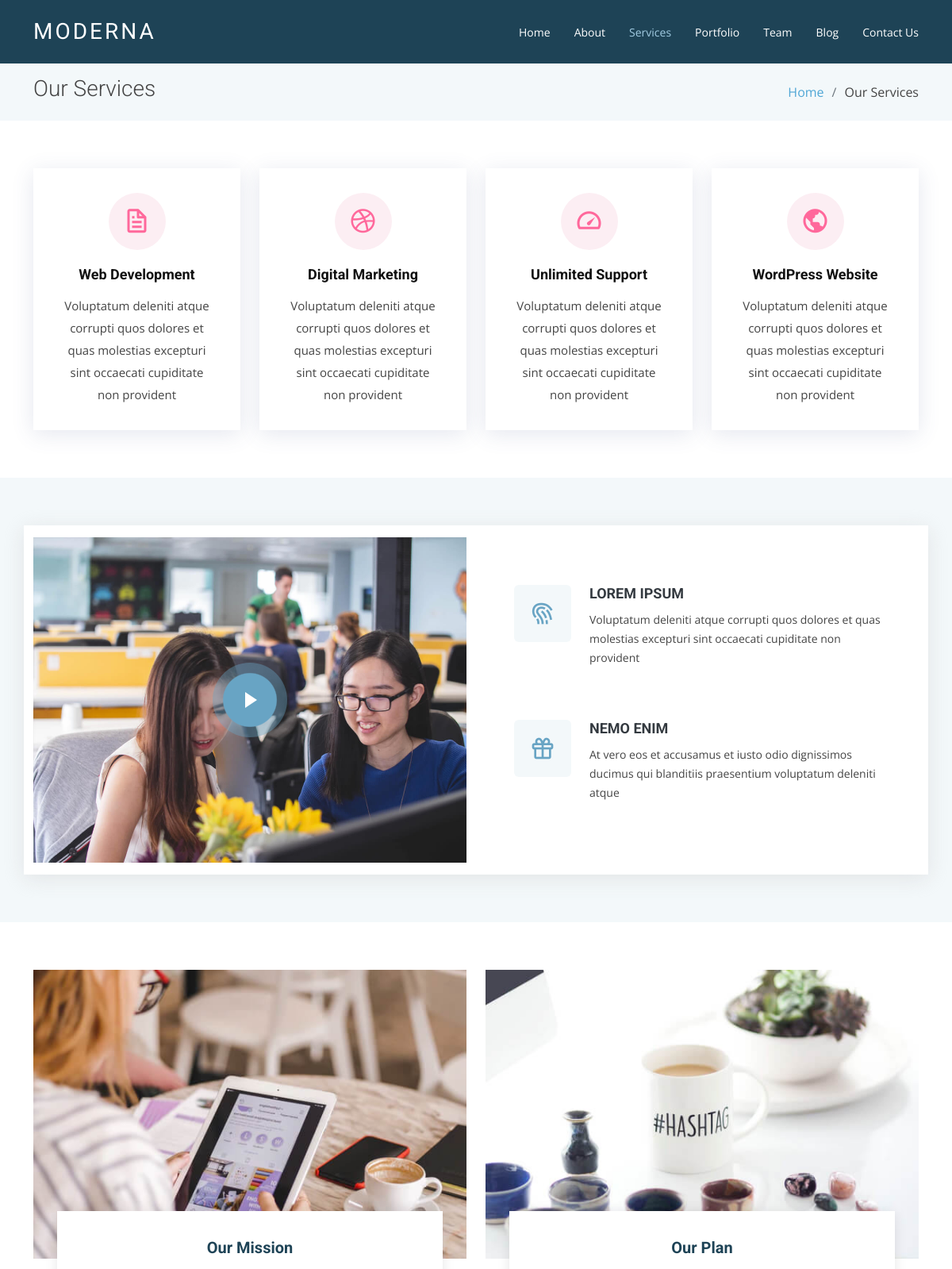
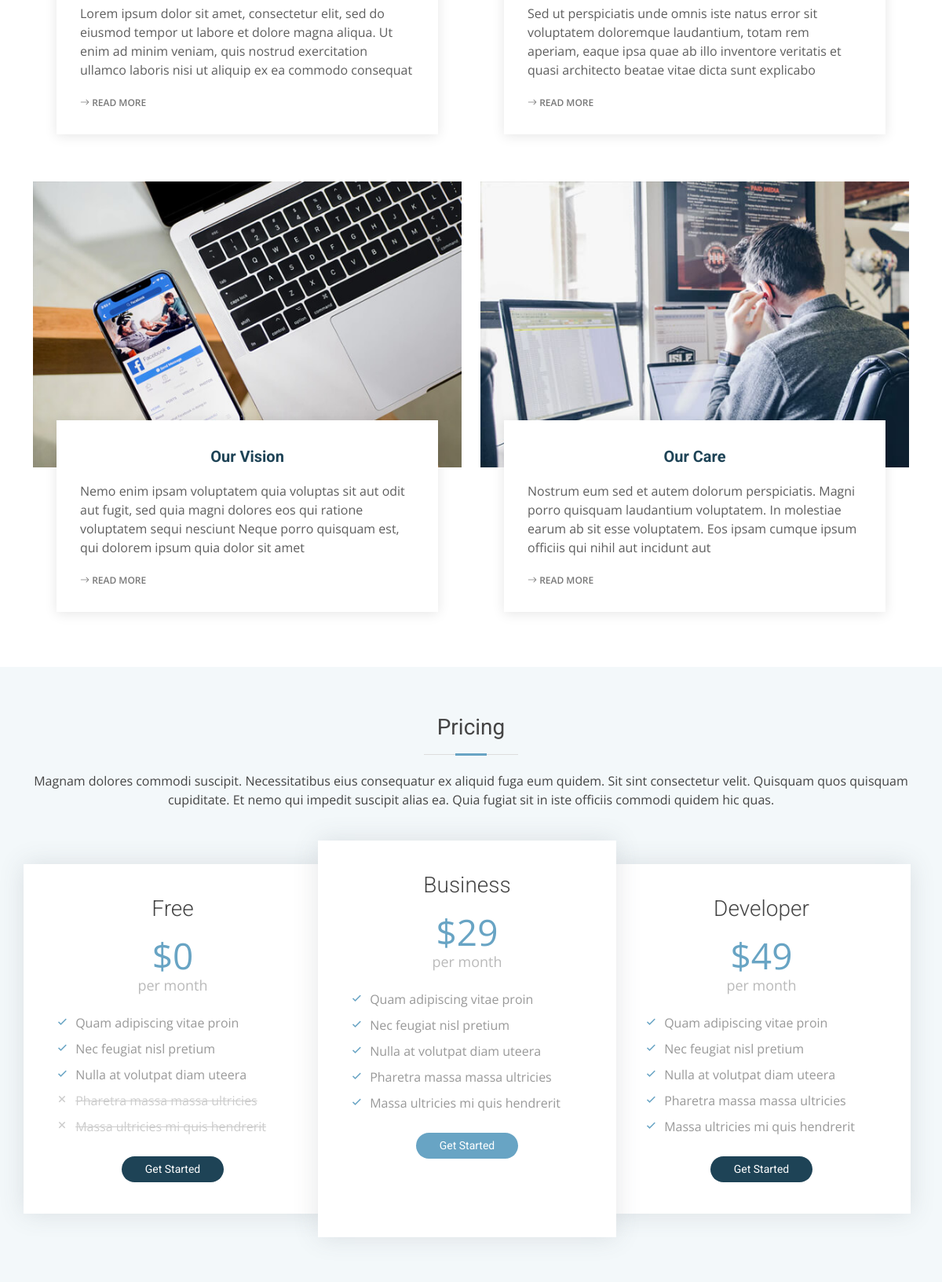
/services.php (upper part), run on the app's committed database (2 pictures, top to bottom).
### tables this page shows
CREATE TABLE `services` (
  `id` int(10) UNSIGNED NOT NULL,
  `title` varchar(255) DEFAULT NULL,
  `description` text DEFAULT NULL,
  `icon` varchar(255) DEFAULT NULL,
  `status` tinyint(11) NOT NULL DEFAULT 1
);

### services.php (the view, shortened to what this page needs)
<?php
  include'mordana/header.php';
  require_once'db.php';
  $select="SELECT * FROM services";
  $services=mysqli_query($db, $select);
?>
  <header id="header" class="fixed-top d-flex align-items-center ">
    <div class="container d-flex justify-content-between align-items-center">
      <div class="logo">
        <h1 class="text-light"><a href="index.php"><span>Moderna</span></a></h1>
      </div>
      <nav id="navbar" class="navbar">
        <ul>
          <li><a class="" href="index.php">Home</a></li>
          <li><a href="about.php">About</a></li>
          <li><a class="active" href="services.php">Services</a></li>
          <li><a href="portfolio.php">Portfolio</a></li>
          <li><a href="team.php">Team</a></li>
          <li><a href="blog.php">Blog</a></li>
          <li><a href="contact.php">Contact Us</a></li>
        </ul>
      </nav>
    </div>
  </header>
  <main id="main">
    <section class="breadcrumbs">
      <div class="container">
        <div class="d-flex justify-content-between align-items-center">
          <h2>Our Services</h2>
          <ol>
            <li><a href="index.php">Home</a></li>
            <li>Our Services</li>
          </ol>
        </div>
      </div>
    </section>
    <section class="services">
      <div class="container">
        <div class="row">
          <?php
            foreach($services as $key => $service){
              ?>
              <div class="col-md-6 col-lg-3 d-flex align-items-stretch" data-aos="fade-up">
                <div class="icon-box icon-box-pink">
                  <div class="icon"><i class="<?php echo$service['icon']?>"></i>
                  </div>
                  <h4 class="title"><a href="#"><?php echo$service['title']?></a></h4>
                  <p class="description"><?php echo$service['description']?></p>
                </div>
              </div>
              <?php
            }
          ?>
        </div>
      </div>
    </section>
    <section class="why-us section-bg" data-aos="fade-up" date-aos-delay="200">
      <div class="container">
        <div class="row">
          <div class="col-lg-6 video-box">
            <img src="assets/img/why-us.jpg" class="img-fluid" alt="">
            <a href="https://www.youtube.com/watch?v=jDDaplaOz7Q" class="venobox play-btn mb-4" data-vbtype="video" data-autoplay="true"></a>
          </div>
          <div class="col-lg-6 d-flex flex-column justify-content-center p-5">
            <div class="icon-box">
              <div class="icon"><i class="bx bx-fingerprint"></i></div>
              <h4 class="title"><a href="">Lorem Ipsum</a></h4>
              <p class="description">Voluptatum deleniti atque corrupti quos dolores et quas molestias excepturi sint occaecati cupiditate non provident</p>
            </div>
            <div class="icon-box">
              <div class="icon"><i class="bx bx-gift"></i></div>
              <h4 class="title"><a href="">Nemo Enim</a></h4>
              <p class="description">At vero eos et accusamus et iusto odio dignissimos ducimus qui blanditiis praesentium voluptatum deleniti atque</p>
            </div>
          </div>
        </div>
      </div>
    </section>
    <section class="service-details">
      <div class="container">
        <div class="row">
          <div class="col-md-6 d-flex align-items-stretch" data-aos="fade-up">
            <div class="card">
              <div class="card-img">
                <img src="assets/img/service-details-1.jpg" alt="...">
              </div>
              <div class="card-body">
                <h5 class="card-title"><a href="#">Our Mission</a></h5>
                <p class="card-text">Lorem ipsum dolor sit amet, consectetur elit, sed do eiusmod tempor ut labore et dolore magna aliqua. Ut enim ad minim veniam, quis nostrud exercitation ullamco laboris nisi ut aliquip ex ea commodo consequat</p>
                <div class="read-more"><a href="#"><i class="bi bi-arrow-right"></i> Read More</a></div>
              </div>
            </div>
          </div>
          <div class="col-md-6 d-flex align-items-stretch" data-aos="fade-up">
            <div class="card">
              <div class="card-img">
                <img src="assets/img/service-details-2.jpg" alt="...">
              </div>
              <div class="card-body">
                <h5 class="card-title"><a href="#">Our Plan</a></h5>
                <p class="card-text">Sed ut perspiciatis unde omnis iste natus error sit voluptatem doloremque laudantium, totam rem aperiam, eaque ipsa quae ab illo inventore veritatis et quasi architecto beatae vitae dicta sunt explicabo</p>
                <div class="read-more"><a href="#"><i class="bi bi-arrow-right"></i> Read More</a></div>
              </div>
            </div>
          </div>
          <div class="col-md-6 d-flex align-items-stretch" data-aos="fade-up">
            <div class="card">
              <div class="card-img">
                <img src="assets/img/service-details-3.jpg" alt="...">
              </div>
              <div class="card-body">
                <h5 class="card-title"><a href="#">Our Vision</a></h5>
                <p class="card-text">Nemo enim ipsam voluptatem quia voluptas sit aut odit aut fugit, sed quia magni dolores eos qui ratione voluptatem sequi nesciunt Neque porro quisquam est, qui dolorem ipsum quia dolor sit amet</p>
                <div class="read-more"><a href="#"><i class="bi bi-arrow-right"></i> Read More</a></div>
              </div>
            </div>
          </div>
          <div class="col-md-6 d-flex align-items-stretch" data-aos="fade-up">
            <div class="card">
              <div class="card-img">
                <img src="assets/img/service-details-4.jpg" alt="...">
              </div>
              <div class="card-body">
                <h5 class="card-title"><a href="#">Our Care</a></h5>
                <p class="card-text">Nostrum eum sed et autem dolorum perspiciatis. Magni porro quisquam laudantium voluptatem. In molestiae earum ab sit esse voluptatem. Eos ipsam cumque ipsum officiis qui nihil aut incidunt aut</p>
                <div class="read-more"><a href="#"><i class="bi bi-arrow-right"></i> Read More</a></div>
              </div>
            </div>
          </div>
        </div>
      </div>
    </section>
    <section class="pricing section-bg" data-aos="fade-up">
      <div class="container">
        <div class="section-title">
          <h2>Pricing</h2>
          <p>Magnam dolores commodi suscipit. Necessitatibus eius consequatur ex aliquid fuga eum quidem. Sit sint consectetur velit. Quisquam quos quisquam cupiditate. Et nemo qui impedit suscipit alias ea. Quia fugiat sit in iste officiis commodi quidem hic quas.</p>
        </div>
        <div class="row no-gutters">
          <div class="col-lg-4 box">
            <h3>Free</h3>
            <h4>$0<span>per month</span></h4>
            <ul>
              <li><i class="bx bx-check"></i> Quam adipiscing vitae proin</li>
              <li><i class="bx bx-check"></i> Nec feugiat nisl pretium</li>
              <li><i class="bx bx-check"></i> Nulla at volutpat diam uteera</li>
              <li class="na"><i class="bx bx-x"></i> <span>Pharetra massa massa ultricies</span></li>
              <li class="na"><i class="bx bx-x"></i> <span>Massa ultricies mi quis hendrerit</span></li>
            </ul>
            <a href="#" class="get-started-btn">Get Started</a>
          </div>
          <div class="col-lg-4 box featured">
            <h3>Business</h3>
            <h4>$29<span>per month</span></h4>
            <ul>
              <li><i class="bx bx-check"></i> Quam adipiscing vitae proin</li>
              <li><i class="bx bx-check"></i> Nec feugiat nisl pretium</li>
              <li><i class="bx bx-check"></i> Nulla at volutpat diam uteera</li>
              <li><i class="bx bx-check"></i> Pharetra massa massa ultricies</li>
              <li><i class="bx bx-check"></i> Massa ultricies mi quis hendrerit</li>
            </ul>
            <a href="#" class="get-started-btn">Get Started</a>
          </div>
          <div class="col-lg-4 box">
            <h3>Developer</h3>
            <h4>$49<span>per month</span></h4>
            <ul>
              <li><i class="bx bx-check"></i> Quam adipiscing vitae proin</li>
              <li><i class="bx bx-check"></i> Nec feugiat nisl pretium</li>
              <li><i class="bx bx-check"></i> Nulla at volutpat diam uteera</li>
              <li><i class="bx bx-check"></i> Pharetra massa massa ultricies</li>
              <li><i class="bx bx-check"></i> Massa ultricies mi quis hendrerit</li>
            </ul>
            <a href="#" class="get-started-btn">Get Started</a>
          </div>
        </div>
      </div>
    </section>
  </main>
<?php
  include'mordana/footer.php';
?>

### data on the page
services: title "Web Development", description "Voluptatum deleniti atque corrupti quos dolores et quas molestias excepturi sint occaecati cupiditate non provident"
services: title "Digital Marketing", description "Voluptatum deleniti atque corrupti quos dolores et quas molestias excepturi sint occaecati cupiditate non provident"
services: title "Unlimited Support", description "Voluptatum deleniti atque corrupti quos dolores et quas molestias excepturi sint occaecati cupiditate non provident"
services: title "WordPress Website", description "Voluptatum deleniti atque corrupti quos dolores et quas molestias excepturi sint occaecati cupiditate non provident"
